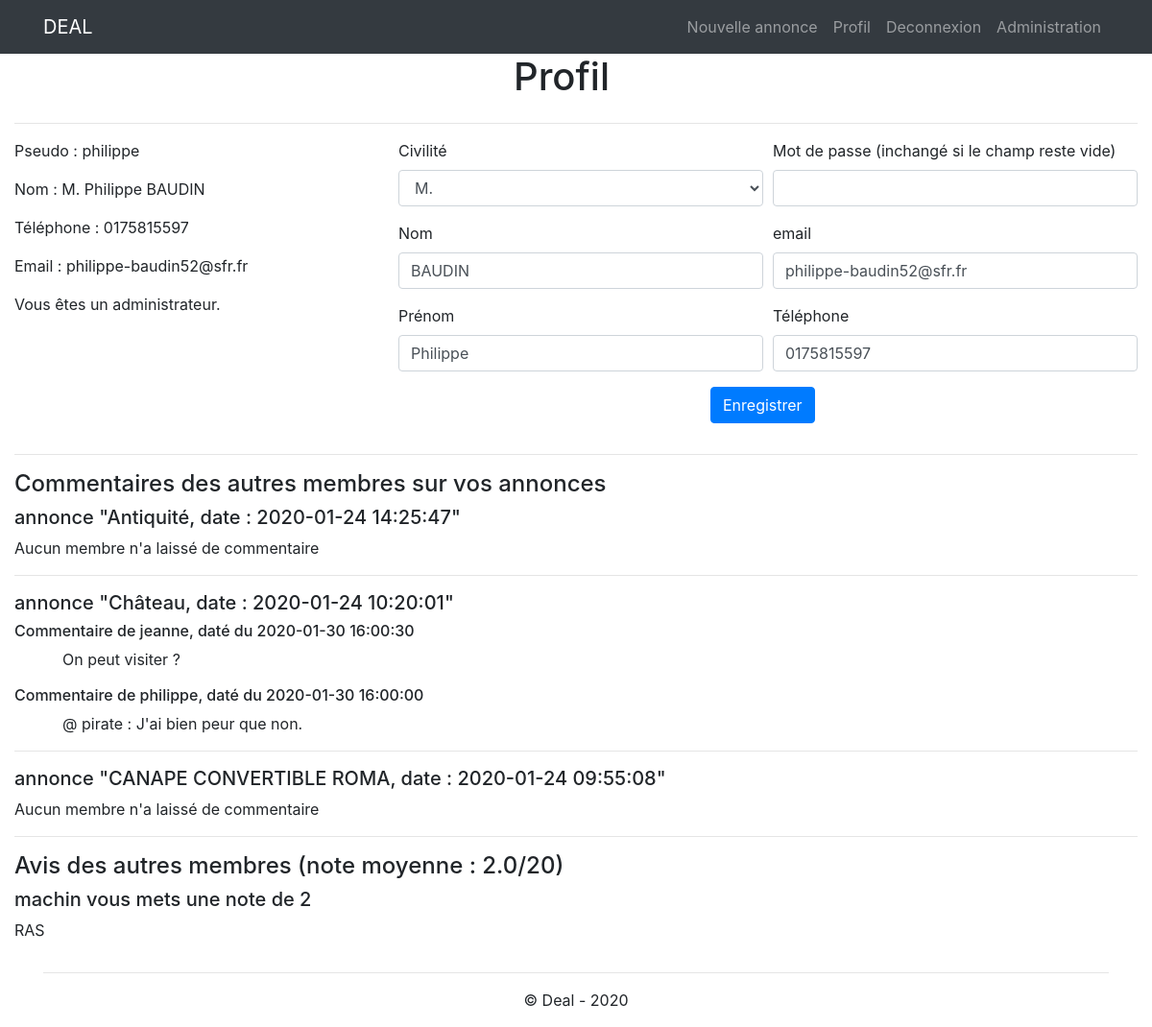
/profil.php (signed in), run on the app's committed database.
### tables this page shows
CREATE TABLE IF NOT EXISTS `annonce` (
  `id` int(11) NOT NULL AUTO_INCREMENT,
  `titre` varchar(255) NOT NULL,
  `description_courte` varchar(255) NOT NULL,
  `description_longue` text NOT NULL,
  `prix` float NOT NULL,
  `photo` varchar(255) NOT NULL,
  `pays` varchar(100) NOT NULL,
  `ville` varchar(100) NOT NULL,
  `adresse` text NOT NULL,
  `code_postal` char(5) NOT NULL,
  `membre_id` int(11) DEFAULT NULL,
  `categorie_id` int(11) NOT NULL,
  `date_enregistrement` datetime NOT NULL,
  PRIMARY KEY (`id`),
  KEY `membre_id` (`membre_id`),
  KEY `categorie_id` (`categorie_id`)
);

### inc/functions.php (called while the page is built, shortened)
<?php
function estConnecte()
	{
	return isset($_SESSION['membre']);
	}
function estAdmin ()
	{
	return estConnecte() && $_SESSION['membre']['role']=='admin';
	}
function executerRequete ($requete, $param=array())
	{
	foreach ($param as $marqueur => $variable)
		$param[$marqueur] = htmlspecialchars ($variable);
	global $pdo;
	$resultat = $pdo->prepare($requete);
	if ($resultat->execute($param))
		return $resultat;
	else
		return false;
	}

### profil.php (the view, shortened to what this page needs)
<?php
$commentaires = '<hr>';
$avis = '';
extract ($_SESSION['membre']);
$requeteCompteAnnonces = executerRequete ("SELECT COUNT(id) FROM annonce WHERE membre_id = :id",  array (':id' => $id));
if ($requeteCompteAnnonces->fetch (PDO::FETCH_NUM)[0] != '0')
	{
	$commentaires .= '<h4>Commentaires des autres membres sur vos annonces</h4>';
	$requeteAnnonces = executerRequete ("SELECT id, titre, date_enregistrement date
	                             FROM annonce
	                             WHERE membre_id = :id
	                             ORDER BY date_enregistrement DESC", array (':id' => $id));
	while ($annonce = $requeteAnnonces->fetch(PDO::FETCH_ASSOC))
		{
		$commentaires .= '<h5>annonce "'.$annonce['titre'].', date : '.$annonce['date'].'"</h5>';
		$requeteCommentaires = executerRequete ("SELECT pseudo, a.commentaire, a.date_enregistrement date
		                             FROM commentaire a, membre
		                             WHERE a.annonce_id = :id AND membre.id=a.membre_id
		                               AND (NOT EXISTS (SELECT id FROM commentaire b WHERE b.annonce_id=a.annonce_id AND b.membre_id=:moi) OR (a.date_enregistrement >= (SELECT MAX(date_enregistrement) FROM commentaire c WHERE c.annonce_id = a.annonce_id AND c.membre_id = :moi)))
		                             ORDER BY date DESC", array (':id' => $annonce['id'], ':moi' => $_SESSION['membre']['id']));
		if ($requeteCommentaires->rowCount() > 0)
			{
			while ($resultat = $requeteCommentaires->fetch (PDO::FETCH_ASSOC))
				{
				extract ($resultat);
				$commentaires .= '<h6>Commentaire de '.$pseudo.', daté du '.$date.'</h6>';
				$commentaires .= '<p style="margin-left:50px;">'.$commentaire.'<p>';
				}
			}
		else
			$commentaires .= '<p>Aucun membre n\'a laissé de commentaire</h5>';
		$commentaires .= '<hr>';
		}
	}
$requete = executerRequete ("SELECT AVG(note) note, COUNT(note) nombre
                             FROM note
                             WHERE membre_id2 = :id", array (':id' => $id));
$resultat = $requete->fetch (PDO::FETCH_ASSOC);
if ($resultat['nombre'] != '0')
	{
	$avis .= '<h4>Avis des autres membres (note moyenne : '.sprintf ("%.1f", $resultat['note']).'/20)</h4>';
	$requete = executerRequete ("SELECT avis, pseudo, note
	                             FROM note
	                             LEFT JOIN membre ON membre_id1 = membre.id
	                             WHERE membre_id2 = :id
	                             ORDER BY note.date_enregistrement DESC", array (':id' => $id));
	while ($resultat = $requete->fetch (PDO::FETCH_ASSOC))
		{
		$avis .= "<h5>$resultat[pseudo] vous mets une note de $resultat[note]</h5>";
		$avis .= "<p>$resultat[avis]</p>";
		}
	}
require_once 'inc/header.php';
echo '<div class="row" style="width:100%;text-align:center;">';
echo     '<div class="col-sm-12">';
echo         '<h1 classe="mt-4" style="pading:auto;">Profil</h1>';
echo     '</div>';
echo '</div>';
echo '<div class="row">';
echo     '<div class="col-sm-12">';
echo         '<hr>';
echo     '</div>';
echo '</div>';
echo '<div class="row">';
echo     '<div class="col-sm-4">';
extract ($_SESSION['membre']);
echo         '<p>Pseudo : '     . $pseudo     . '</p>';
echo         '<p>Nom : '        . $civilite   . ' ' . $prenom . ' ' . $nom . '</p>';
echo         '<p>Téléphone : '  . $telephone  . '</p>';
echo         '<p>Email : '      . $email      . '</p>';
if (estAdmin())
	echo     '<p>Vous êtes un administrateur.</p>';
echo    '</div>';
?>
	<div class="col-sm">
		<form id="formulaire" method="post" action="">
			<div class="form-row">
				<div class="form-group col-md-6">
					<label for="civilite">Civilité</label>
					<select name="civilite" id="civilite" class="form-control">
						<option value="M." selected>M.</option>
					</select>
				</div>
				<div class="form-group col-md-6">
					<label for="mdp">Mot de passe (inchangé si le champ reste vide)</label>
					<input type="password" name="mdp" id="mdp" class="form-control">
				</div>
			</div>
			<div class="form-row">
				<div class="form-group col-md-6">
					<label for="nom">Nom</label>
					<input type="text" name="nom" id="nom" class="form-control" value="<?php echo $nom ?>">
				</div>
				<div class="form-group col-md-6">
					<label for="email">email</label>
					<input type="text" name="email" id="email" class="form-control" value="<?php echo $email ?>">
				</div>
			</div>
			<div class="form-row">
				<div class="form-group col-md-6">
					<label for="prenom">Prénom</label>
					<input type="text" name="prenom" id="prenom" class="form-control" value="<?php echo $prenom ?>">
				</div>
				<div class="form-group col-md-6">
					<label for="telephone">Téléphone</label>
					<input type="text" name="telephone" id="telephone" class="form-control" value="<?php echo $telephone ?>">
				</div>
			</div>
			<div class="form-row">
				<div class="form-group col-md-5">
				</div>
				<div class="form-group col-md-6">
				<button type="submit" class="btn btn-primary">Enregistrer</button>
				</div>
			</div>
		</form>
	</div>
</div>
<?php
echo $commentaires;
echo $avis;
require_once 'inc/footer.php';

### data on the page
annonce: titre "Antiquité", date_enregistrement "2020-01-24 14:25:47", shows "Aucun membre n"
annonce: titre "Château", date_enregistrement "2020-01-24 10:20:01", pseudo "jeanne", date "2020-01-30 16:00:30", commentaire "On peut visiter ?", pseudo "philippe", date "2020-01-30 16:00:00", commentaire "@ pirate : J'ai bien peur que non."
annonce: titre "CANAPE CONVERTIBLE ROMA", date_enregistrement "2020-01-24 09:55:08", shows "Aucun membre n"

### other printed values
$pseudo "philippe"
$civilite "M."
$prenom "Philippe"
$nom "BAUDIN"
$telephone "0175815597"
$email "philippe-baudin52@sfr.fr"
$resultat['note'] "2.0"
$resultat[pseudo] "machin"
$resultat[note] "2"
$resultat[avis] "RAS"
